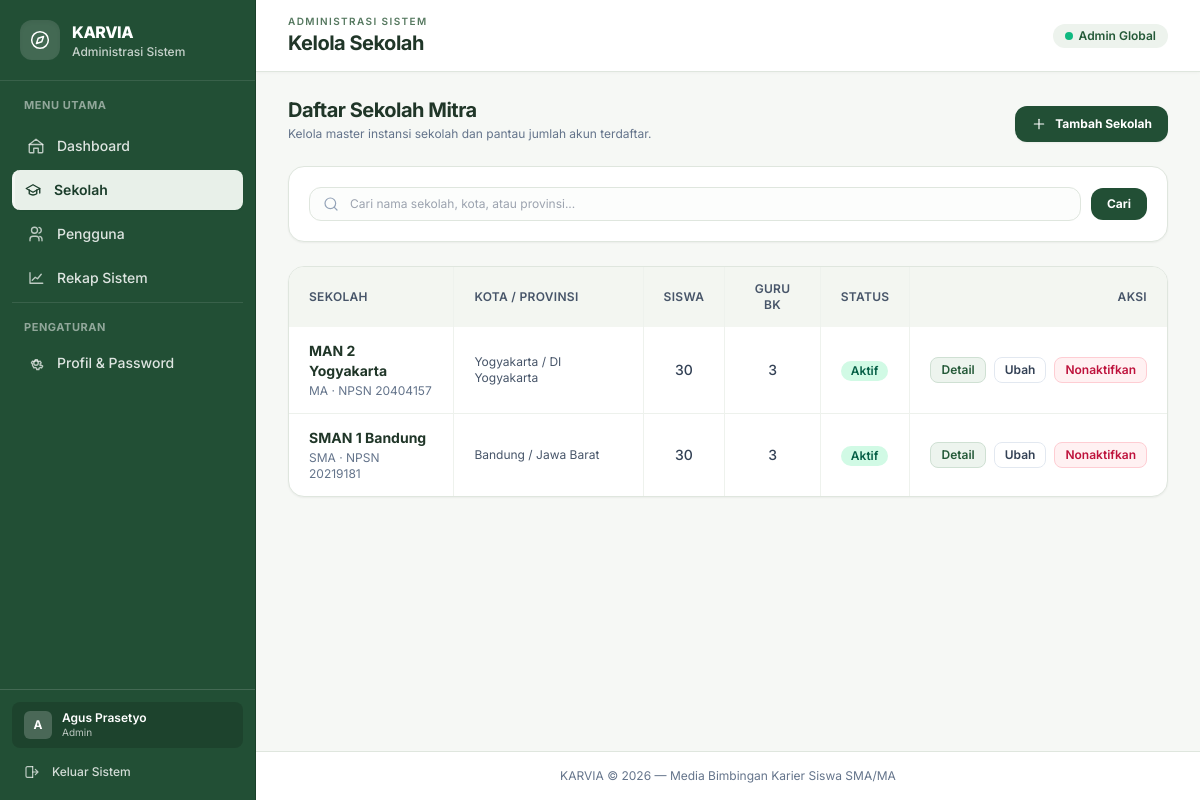
/admin/sekolah.php (signed in), run on the app's committed database.
### tables this page shows
CREATE TABLE `pengguna` (
  `id` BIGINT UNSIGNED NOT NULL AUTO_INCREMENT,
  `sekolah_id` BIGINT UNSIGNED NULL,
  `nama_lengkap` VARCHAR(150) NOT NULL,
  `username` VARCHAR(50) NOT NULL,
  `password_hash` VARCHAR(255) NOT NULL,
  `role` ENUM('admin', 'guru_bk', 'siswa') NOT NULL,
  `status` ENUM('aktif', 'nonaktif') NOT NULL DEFAULT 'aktif',
  `nisn` VARCHAR(20) NULL,
  `nip` VARCHAR(30) NULL,
  `kelas` VARCHAR(20) NULL,
  `jurusan` VARCHAR(50) NULL,
  `no_telepon` VARCHAR(20) NULL,
  `last_login_at` DATETIME NULL,
  `terakhir_aktif_pada` DATETIME NULL,
  `login_count` INT UNSIGNED NOT NULL DEFAULT 0,
  `dibuat_oleh` BIGINT UNSIGNED NULL,
  `dibuat_pada` DATETIME NOT NULL,
  `diperbarui_pada` DATETIME NULL,
  PRIMARY KEY (`id`),
  UNIQUE KEY `uq_pengguna_username` (`username`),
  KEY `idx_pengguna_sekolah` (`sekolah_id`),
  KEY `idx_pengguna_role` (`role`),
  KEY `idx_pengguna_status` (`status`),
  KEY `idx_pengguna_last_login` (`last_login_at`),
  KEY `idx_pengguna_terakhir_aktif` (`terakhir_aktif_pada`),
  CONSTRAINT `fk_pengguna_sekolah`
    FOREIGN KEY (`sekolah_id`) REFERENCES `sekolah` (`id`)
    ON DELETE RESTRICT,
  CONSTRAINT `fk_pengguna_dibuat_oleh`
    FOREIGN KEY (`dibuat_oleh`) REFERENCES `pengguna` (`id`)
    ON DELETE SET NULL
);

CREATE TABLE `sekolah` (
  `id` BIGINT UNSIGNED NOT NULL AUTO_INCREMENT,
  `nama` VARCHAR(150) NOT NULL,
  `npsn` VARCHAR(20) NULL,
  `jenjang` ENUM('SMA', 'MA') NOT NULL DEFAULT 'SMA',
  `alamat` TEXT NULL,
  `kota` VARCHAR(100) NULL,
  `provinsi` VARCHAR(100) NULL,
  `status` ENUM('aktif', 'nonaktif') NOT NULL DEFAULT 'aktif',
  `dibuat_pada` DATETIME NOT NULL,
  `diperbarui_pada` DATETIME NULL,
  PRIMARY KEY (`id`),
  UNIQUE KEY `uq_sekolah_npsn` (`npsn`),
  KEY `idx_sekolah_status` (`status`),
  KEY `idx_sekolah_nama` (`nama`)
);

### admin/sekolah.php (the view, shortened to what this page needs)
<?php
$peran_halaman = 'admin';
$halaman_aktif = 'sekolah';
$judul_halaman = 'Kelola Sekolah';
require_once __DIR__ . '/../includes/header.php';
$pdo = db();
$cari = trim((string) ($_GET['cari'] ?? ''));
$sql = "SELECT s.id, s.nama, s.npsn, s.jenjang, s.kota, s.provinsi, s.status,
          COALESCE(SUM(CASE WHEN p.role = 'siswa' THEN 1 ELSE 0 END), 0) AS jumlah_siswa,
          COALESCE(SUM(CASE WHEN p.role = 'guru_bk' THEN 1 ELSE 0 END), 0) AS jumlah_guru
        FROM sekolah s LEFT JOIN pengguna p ON p.sekolah_id = s.id";
$parameter = [];
$sql .= ' GROUP BY s.id, s.nama, s.npsn, s.jenjang, s.kota, s.provinsi, s.status ORDER BY s.nama';
$stmt = $pdo->prepare($sql);
$stmt->execute($parameter);
$sekolah = $stmt->fetchAll();
?>
<div class="flex flex-col gap-3 sm:flex-row sm:items-end sm:justify-between">
  <div>
    <h2 class="text-xl font-bold tracking-tight text-[#203628]">Daftar Sekolah Mitra</h2>
    <p class="mt-0.5 text-xs text-slate-500">Kelola master instansi sekolah dan pantau jumlah akun terdaftar.</p>
  </div>
  <a href="<?= e(url('admin/sekolah_form.php')) ?>" class="inline-flex items-center gap-2 rounded-xl bg-[#224f35] px-4 py-2.5 text-xs font-bold text-white shadow-sm transition hover:bg-[#1a4029]">
    Tambah Sekolah
  </a>
</div>
<form method="get" action="<?= e(url('admin/sekolah.php')) ?>" class="rounded-2xl border border-[#dfe6de] bg-white p-4 shadow-sm sm:p-5">
  <div class="flex flex-col gap-2.5 sm:flex-row">
    <div class="relative flex-1">
      <span class="absolute inset-y-0 left-0 flex items-center pl-3.5 text-slate-400">
      </span>
      <input id="cari" name="cari" value="<?= e($cari) ?>" placeholder="Cari nama sekolah, kota, atau provinsi..." class="w-full rounded-xl border border-[#dfe6de] bg-[#fcfdfc] py-2 pl-10 pr-3.5 text-xs text-slate-800 focus:border-[#224f35] focus:bg-white focus:outline-none focus:ring-1 focus:ring-[#224f35]">
    </div>
    <div class="flex items-center gap-2">
      <button type="submit" class="inline-flex items-center justify-center rounded-xl bg-[#224f35] px-4 py-2 text-xs font-bold text-white hover:bg-[#1a4029]">
        Cari
      </button>
    </div>
  </div>
</form>
<section class="rounded-2xl border border-[#dfe6de] bg-white shadow-sm overflow-hidden">
  <div class="overflow-x-auto">
    <table class="w-full text-left text-sm">
      <thead class="bg-[#f3f6f1] text-xs uppercase tracking-wide text-slate-600">
        <tr>
          <th scope="col" class="px-5 py-3.5 font-semibold">Sekolah</th>
          <th scope="col" class="px-5 py-3.5 font-semibold">Kota / Provinsi</th>
          <th scope="col" class="px-5 py-3.5 font-semibold text-center">Siswa</th>
          <th scope="col" class="px-5 py-3.5 font-semibold text-center">Guru BK</th>
          <th scope="col" class="px-5 py-3.5 font-semibold">Status</th>
          <th scope="col" class="px-5 py-3.5 font-semibold text-right">Aksi</th>
        </tr>
      </thead>
      <tbody class="divide-y divide-[#edf1ec] text-slate-700">
        <?php if (!$sekolah): ?>
          <tr>
            <td colspan="6" class="px-5 py-10 text-center text-sm text-slate-500">
              <?= $cari !== '' ? 'Tidak ada sekolah yang cocok dengan kata kunci pencarian.' : 'Belum ada data sekolah. Silakan tambahkan sekolah pertama.' ?>
            </td>
          </tr>
        <?php else: foreach ($sekolah as $baris): ?>
          <tr class="transition-colors hover:bg-[#f8faf7] align-middle">
            <td class="px-5 py-3.5">
              <a class="font-bold text-[#203628] hover:text-[#245938] hover:underline" href="<?= e(url('admin/sekolah_detail.php?id=' . $baris['id'])) ?>">
                <?= e($baris['nama']) ?>
              </a>
              <div class="mt-0.5 text-xs text-slate-500">
                <?= e($baris['jenjang']) ?><?= $baris['npsn'] ? ' &middot; NPSN ' . e($baris['npsn']) : '' ?>
              </div>
            </td>
            <td class="px-5 py-3.5 text-xs text-slate-600">
              <?= e($baris['kota'] ?: '—') ?> / <?= e($baris['provinsi'] ?: '—') ?>
            </td>
            <td class="px-5 py-3.5 text-center font-medium">
              <?= e($baris['jumlah_siswa']) ?>
            </td>
            <td class="px-5 py-3.5 text-center font-medium">
              <?= e($baris['jumlah_guru']) ?>
            </td>
            <td class="px-5 py-3.5">
              <span class="inline-flex items-center rounded-full px-2.5 py-0.5 text-xs font-semibold <?= $baris['status'] === 'aktif' ? 'bg-emerald-100 text-emerald-800' : 'bg-slate-100 text-slate-600' ?>">
                <?= e(ucfirst($baris['status'])) ?>
              </span>
            </td>
            <td class="px-5 py-3.5 text-right whitespace-nowrap">
              <div class="inline-flex items-center gap-2">
                <a class="inline-flex items-center rounded-lg border border-[#cfe0d3] bg-[#edf4ee] px-2.5 py-1 text-xs font-semibold text-[#245938] hover:bg-[#dfeada]" href="<?= e(url('admin/sekolah_detail.php?id=' . $baris['id'])) ?>">
                  Detail
                </a>
                <a class="inline-flex items-center rounded-lg border border-slate-200 bg-white px-2.5 py-1 text-xs font-semibold text-slate-700 hover:bg-slate-50" href="<?= e(url('admin/sekolah_form.php?id=' . $baris['id'])) ?>">
                  Ubah
                </a>
                <form method="post" action="<?= e(url('admin/sekolah.php')) ?>" onsubmit="return confirm('<?= $baris['status'] === 'aktif' ? 'Nonaktifkan' : 'Aktifkan' ?> sekolah ini? Akun pengguna di dalam sekolah tidak ikut berubah.');">
                  <button type="submit" class="inline-flex items-center rounded-lg border px-2.5 py-1 text-xs font-semibold <?= $baris['status'] === 'aktif' ? 'border-rose-200 bg-rose-50 text-rose-700 hover:bg-rose-100' : 'border-emerald-200 bg-emerald-50 text-emerald-700 hover:bg-emerald-100' ?>">
                    <?= $baris['status'] === 'aktif' ? 'Nonaktifkan' : 'Aktifkan' ?>
                  </button>
                </form>
              </div>
            </td>
          </tr>
        <?php endforeach; endif; ?>
      </tbody>
    </table>
  </div>
</section>
<?php require __DIR__ . '/../includes/footer.php'; ?>

### includes/header.php (shortened to what this page needs)
<?php
require_once __DIR__ . '/function.php';
auth_cek_peran($peran_halaman);
$pengguna_aktif = auth_pengguna();
$menu_peran = [
    'admin' => [
        ['index', 'Dashboard', 'admin/index.php', 'home'],
        ['sekolah', 'Sekolah', 'admin/sekolah.php', 'school'],
        ['pengguna', 'Pengguna', 'admin/pengguna.php', 'users'],
        ['rekap', 'Rekap Sistem', 'admin/rekap.php', 'chart'],
    ],
    'guru_bk' => [
        ['index', 'Dashboard', 'guru_bk/index.php', 'home'],
        ['catatan', 'Catatan Siswa', 'guru_bk/catatan.php', 'file'],
        ['artikel', 'Artikel Edukasi', 'guru_bk/artikel.php', 'book'],
    ],
    'siswa' => [
        ['index', 'Beranda', 'siswa/index.php', 'home'],
        ['kenali_diri', 'Kenali Diriku', 'siswa/kenali_diri.php', 'users'],
        ['profesi', 'Jelajah Profesi', 'siswa/profesi.php', 'compass'],
        ['jalur', 'Jalur Setelah Lulus', 'siswa/jalur.php', 'map'],
        ['bandingkan', 'Bandingkan Pilihan', 'siswa/bandingkan.php', 'chart'],
        ['rencana', 'Rencana Langkahku', 'siswa/rencana.php', 'calendar'],
        ['jurnal', 'Jurnal Refleksi', 'siswa/jurnal.php', 'book'],
        ['konsultasi', 'Ruang Konsultasi BK', 'siswa/konsultasi.php', 'message'],
        ['tips', 'Tips & Edukasi', 'siswa/tips.php', 'lightbulb'],
    ],
];
$role_labels = [
    'admin' => 'Administrasi Sistem',
    'guru_bk' => 'Ruang Guru BK',
    'siswa' => 'Langkah Karierku',
];
$judul_halaman = $judul_halaman ?? 'KARVIA';
$halaman_aktif = $halaman_aktif ?? 'index';
?>
<!doctype html>
<html lang="id">
<head>
  <script src="https://cdn.tailwindcss.com"></script>
</head>
<body class="min-h-screen bg-[#f6f8f5] text-slate-900 antialiased">
  <div class="min-h-screen lg:pl-64">
    <aside id="karvia-sidebar" class="fixed inset-y-0 left-0 z-50 flex w-64 -translate-x-full flex-col border-r border-[#1a4029] bg-[#224f35] transition-transform duration-200 lg:translate-x-0">
      <div class="flex items-center justify-between gap-3 px-5 py-5 border-b border-white/10">
        <div class="flex min-w-0 items-center gap-3">
          <span class="flex h-10 w-10 shrink-0 items-center justify-center rounded-xl bg-white/15 text-white shadow-inner">
          </span>
          <div class="min-w-0">
            <span class="block text-base font-extrabold tracking-tight text-white">KARVIA</span>
            <p class="truncate text-xs font-medium text-white/75"><?= e($role_labels[$peran_halaman] ?? 'Langkah Karierku') ?></p>
          </div>
        </div>
      </div>
      <nav aria-label="Navigasi utama" class="flex-1 space-y-1 overflow-y-auto px-3 py-4">
        <p class="px-3 pb-2 text-[11px] font-bold uppercase tracking-wider text-white/50">Menu Utama</p>
        <?php foreach ($menu_peran[$peran_halaman] as [$kunci, $label, $tujuan, $ikon]): ?>
          <?php $isActive = ($halaman_aktif === $kunci); ?>
          <a href="<?= e(url($tujuan)) ?>" class="flex items-center gap-3 rounded-lg px-3 py-2.5 text-sm font-medium transition-colors <?= $isActive ? 'border-l-[3px] border-[#f2f6f2] bg-[#e8f0e9] pl-[9px] text-[#1b3d2b] font-semibold shadow-sm' : 'border-l-[3px] border-transparent text-white/85 hover:bg-white/15 hover:text-white' ?>"<?= $isActive ? ' aria-current="page"' : '' ?>>
            <span class="<?= $isActive ? 'text-[#1b3d2b]' : 'text-white/70' ?>"><?php karvia_icon($ikon, 'h-[18px] w-[18px]'); ?></span>
            <span class="truncate"><?= e($label) ?></span>
          </a>
        <?php endforeach; ?>
        <div class="pt-4 mt-2 border-t border-white/10">
          <p class="px-3 pb-2 text-[11px] font-bold uppercase tracking-wider text-white/50">Pengaturan</p>
          <?php $isProfilActive = ($halaman_aktif === 'profil'); ?>
          <a href="<?= e(url('profil.php')) ?>" class="flex items-center gap-3 rounded-lg px-3 py-2.5 text-sm font-medium transition-colors <?= $isProfilActive ? 'border-l-[3px] border-[#f2f6f2] bg-[#e8f0e9] pl-[9px] text-[#1b3d2b] font-semibold shadow-sm' : 'border-l-[3px] border-transparent text-white/85 hover:bg-white/15 hover:text-white' ?>"<?= $isProfilActive ? ' aria-current="page"' : '' ?>>
            <span class="<?= $isProfilActive ? 'text-[#1b3d2b]' : 'text-white/70' ?>"><?php karvia_icon('settings', 'h-[18px] w-[18px]'); ?></span>
            <span class="truncate">Profil &amp; Password</span>
          </a>
        </div>
      </nav>
      <div class="border-t border-white/15 p-3">
        <div class="mb-2 flex items-center gap-2.5 rounded-lg bg-black/15 px-3 py-2 text-white">
          <span class="flex h-7 w-7 shrink-0 items-center justify-center rounded-md bg-white/20 text-xs font-bold text-white">
            <?= e(mb_strtoupper(mb_substr($pengguna_aktif['nama_lengkap'] ?? 'U', 0, 1))) ?>
          </span>
          <div class="min-w-0 flex-1">
            <div class="truncate text-xs font-semibold leading-tight"><?= e($pengguna_aktif['nama_lengkap'] ?? '') ?></div>
            <div class="truncate text-[10px] text-white/70"><?= e($pengguna_aktif['sekolah_nama'] ?? ucfirst(str_replace('_', ' ', $peran_halaman))) ?></div>
          </div>
        </div>
        <form method="post" action="<?= e(url('logout.php')) ?>">
          <button type="submit" class="flex w-full items-center gap-3 rounded-lg px-3 py-2 text-left text-xs font-medium text-white/80 transition-colors hover:bg-rose-500/20 hover:text-rose-200 focus:outline-none">
            <span class="text-white/70"><?php karvia_icon('logout', 'h-4 w-4'); ?></span>
            <span>Keluar Sistem</span>
          </button>
        </form>
      </div>
    </aside>
    <div class="flex min-h-screen flex-col min-w-0">
      <header class="sticky top-0 z-30 flex items-center justify-between border-b border-[#dfe6de] bg-white px-4 py-3.5 sm:px-6 lg:px-8 shadow-[0_1px_3px_rgba(0,0,0,0.03)]">
        <div class="flex min-w-0 items-center gap-3">
          <div>
            <p class="text-[10px] font-semibold uppercase tracking-[0.14em] text-[#55785f]">
              <?= e($role_labels[$peran_halaman] ?? 'KARVIA') ?>
            </p>
            <h1 class="text-lg font-bold tracking-tight text-[#203628] sm:text-xl">
              <?= e($judul_halaman) ?>
            </h1>
          </div>
        </div>
        <div class="flex items-center gap-2">
          <?php if ($peran_halaman === 'admin'): ?>
            <span class="inline-flex items-center gap-1.5 rounded-full bg-[#edf3ed] px-3 py-1 text-xs font-semibold text-[#245938]">
              <span class="h-2 w-2 rounded-full bg-emerald-500 animate-pulse"></span>
              Admin Global
            </span>
          <?php endif; ?>
        </div>
      </header>
      <main class="flex-1 px-4 py-6 sm:px-6 lg:px-8 space-y-6">

### includes/header.php (style rules this page uses)
body { font-family: 'Inter', -apple-system, BlinkMacSystemFont, sans-serif; }
table th + th, table td + td { border-left: 1px solid #eef2ed; }

### data on the page
pengguna: nama_lengkap "A", nama_lengkap "Agus Prasetyo"
sekolah: nama "MAN 2 Yogyakarta", jenjang "MA", npsn "20404157", kota "Yogyakarta", provinsi "DI Yogyakarta", jumlah_siswa "30", jumlah_guru "3", status "Aktif", shows "Nonaktifkan"
sekolah: nama "SMAN 1 Bandung", jenjang "SMA", npsn "20219181", kota "Bandung", provinsi "Jawa Barat", jumlah_siswa "30", jumlah_guru "3", status "Aktif", shows "Nonaktifkan"

### other printed values
$role_labels[$peran_halaman] "Administrasi Sistem"
$label "Dashboard"
$label "Sekolah"
$label "Pengguna"
$label "Rekap Sistem"
$pengguna_aktif['sekolah_nama'] "Admin"
$role_labels[$peran_halaman] "ADMINISTRASI SISTEM"
$judul_halaman "Kelola Sekolah"
